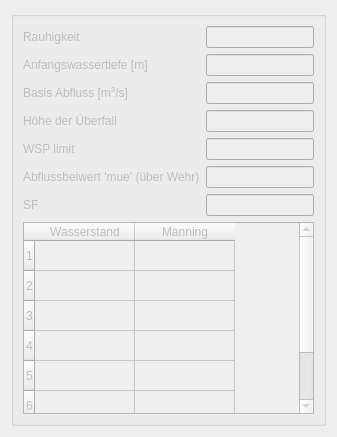
       <widget class="QWidget" name="wsp_rau_box2">
        <attribute name="title">
         <string>Rauhigkeit Info</string>
        </attribute>
        <layout class="QVBoxLayout" name="verticalLayout_3">
         <item>
          <widget class="QGroupBox" name="wsp_rau_box">
           <property name="enabled">
            <bool>false</bool>
           </property>
           <property name="title">
            <string/>
           </property>
           <layout class="QGridLayout" name="gridLayout">
            <item row="0" column="0">
             <widget class="QLabel" name="label_75">
              <property name="text">
               <string>&lt;html&gt;&lt;head/&gt;&lt;body&gt;&lt;p&gt;Rauhigkeit&lt;/p&gt;&lt;/body&gt;&lt;/html&gt;</string>
              </property>
             </widget>
            </item>
            <item row="1" column="1">
             <widget class="QLineEdit" name="gi_dzero"/>
            </item>
            <item row="2" column="0">
             <widget class="QLabel" name="label_77">
              <property name="text">
               <string>&lt;html&gt;&lt;head/&gt;&lt;body&gt;&lt;p&gt;Basis Abfluss [m&lt;span style=&quot; vertical-align:super;&quot;&gt;3&lt;/span&gt;/s]&lt;/p&gt;&lt;/body&gt;&lt;/html&gt;</string>
              </property>
             </widget>
            </item>
            <item row="6" column="0">
             <widget class="QLabel" name="label_83">
              <property name="text">
               <string>SF</string>
              </property>
             </widget>
            </item>
            <item row="3" column="1">
             <widget class="QLineEdit" name="gi_zs">
              <property name="toolTip">
               <string>&lt;html&gt;&lt;head/&gt;&lt;body&gt;&lt;p align=&quot;justify&quot;&gt;Höhe der Überfall- bzw. Überluafkante&lt;/p&gt;&lt;p align=&quot;justify&quot;&gt;über ser Sohle an Knoten, bei denen ein Überfall&lt;/p&gt;&lt;p align=&quot;justify&quot;&gt;erfolgen kann [m]&lt;/p&gt;&lt;p align=&quot;justify&quot;&gt;Bei Trapez- und unregelmäßigen Querschnitten &lt;/p&gt;&lt;p align=&quot;justify&quot;&gt;wird die Profilhöhe als Überlaufkante angenommen.&lt;/p&gt;&lt;/body&gt;&lt;/html&gt;</string>
              </property>
             </widget>
            </item>
            <item row="4" column="0">
             <widget class="QLabel" name="label_84">
              <property name="text">
               <string>WSP limit</string>
              </property>
             </widget>
            </item>
            <item row="6" column="1">
             <widget class="QLineEdit" name="gi_sf"/>
            </item>
            <item row="5" column="1">
             <widget class="QLineEdit" name="wsp_ckm">
              <property name="toolTip">
               <string>&lt;html&gt;&lt;head/&gt;&lt;body&gt;&lt;p&gt;Q = 2/3 * 'mue' * (2*g) &lt;span style=&quot; vertical-align:super;&quot;&gt;½ &lt;/span&gt;&lt;/p&gt;&lt;/body&gt;&lt;/html&gt;</string>
              </property>
             </widget>
            </item>
            <item row="2" column="1">
             <widget class="QLineEdit" name="gi_qzero"/>
            </item>
            <item row="4" column="1">
             <widget class="QLineEdit" name="wsp_hr0">
              <property name="toolTip">
               <string>&lt;html&gt;&lt;head/&gt;&lt;body&gt;&lt;p&gt;Wassertand bis zu dem Anfangsrauigkeit gilt&lt;/p&gt;&lt;/body&gt;&lt;/html&gt;</string>
              </property>
             </widget>
            </item>
            <item row="0" column="1">
             <widget class="QLineEdit" name="gi_rni">
              <property name="toolTip">
               <string>&lt;html&gt;&lt;head/&gt;&lt;body&gt;&lt;p&gt;Profil Typ 1: absolute Rauhigkeit [m]&lt;/p&gt;&lt;p&gt;Profil Typ 2,3,4: Rauhigkeitsbeiwert (Manning's n)&lt;/p&gt;&lt;p&gt;mit: Manning's n = 1/ks&lt;/p&gt;&lt;p&gt;ks = Stricklerbeiwert&lt;/p&gt;&lt;/body&gt;&lt;/html&gt;</string>
              </property>
             </widget>
            </item>
            <item row="1" column="0">
             <widget class="QLabel" name="label_76">
              <property name="text">
               <string>Anfangswassertiefe [m]</string>
              </property>
             </widget>
            </item>
            <item row="3" column="0">
             <widget class="QLabel" name="label_78">
              <property name="text">
               <string>Höhe der Überfall</string>
              </property>
             </widget>
            </item>
            <item row="5" column="0">
             <widget class="QLabel" name="label_79">
              <property name="text">
               <string>Abflussbeiwert 'mue' (über Wehr)</string>
              </property>
             </widget>
            </item>
            <item row="7" column="0" colspan="2">
             <widget class="QTableWidget" name="wsp_table">
              <property name="toolTip">
               <string>&lt;html&gt;&lt;head/&gt;&lt;body&gt;&lt;p&gt;Wasserstand (n): wo Manning's N = (n) gilt &lt;/p&gt;&lt;/body&gt;&lt;/html&gt;</string>
              </property>
              <row>
               <property name="text">
                <string>1</string>
               </property>
              </row>
              <row>
               <property name="text">
                <string>2</string>
               </property>
              </row>
              <row>
               <property name="text">
                <string>3</string>
               </property>
              </row>
              <row>
               <property name="text">
                <string>4</string>
               </property>
              </row>
              <row>
               <property name="text">
                <string>5</string>
               </property>
              </row>
              <row>
               <property name="text">
                <string>6</string>
               </property>
              </row>
              <row>
               <property name="text">
                <string>7</string>
               </property>
              </row>
              <column>
               <property name="text">
                <string>Wasserstand</string>
               </property>
              </column>
              <column>
               <property name="text">
                <string>Manning</string>
               </property>
              </column>
             </widget>
            </item>
           </layout>
          </widget>
         </item>
        </layout>
       </widget>
